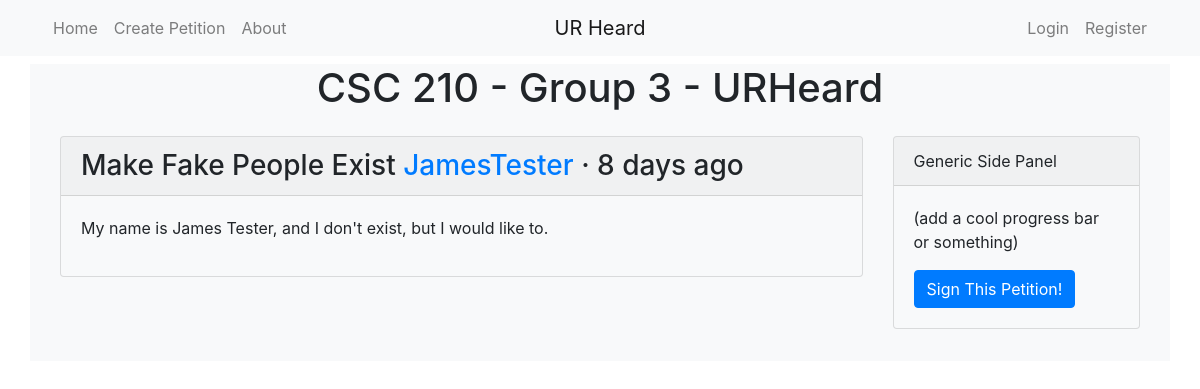
Screenshot of /petition/1 with the database file from the repository.
### models.py (models this page shows, shortened)
class Petition(db.Model):
	__tablename__ = 'petition'
	id = db.Column(db.Integer, primary_key=True)
	title = db.Column(db.String(80), nullable=False)
	body = db.Column(db.Text, nullable=False)
	author_id = db.Column(db.Integer, db.ForeignKey('user.id'), nullable=False)
	author = db.relationship('User', backref='petition')
	timestamp = db.Column(db.DateTime, default=datetime.utcnow)

class User(UserMixin, db.Model):
	__tablename__ = 'user'
	id = db.Column(db.Integer, primary_key=True)
	name = db.Column(db.String(50), nullable=False, unique=True, index=True)
	email = db.Column(db.String(50), unique=True, index=True)
	password_hash = db.Column(db.String(128))
	@property
	def password(self):
		raise AttributeError('password is not a readable attribute')
	petitions = db.relationship('Petition', backref='user')

### app.py (the view)
@app.route('/petition/<int:id>', methods=['GET', 'POST'])
def petition(id):
	petition = Petition.query.get_or_404(id)
	return render_template('petition.html', petition=petition)

### templates/petition.html (shortened to what this page needs)
{% extends "base.html" %}
{% block content %}
	<article class="container">
		<div class="row py-3">
			<div class="col-3 order-2" id="side-panel">
				<div class="sticky-top">
					<div class="card bg-light mb-3" style="max-width: 18rem;">
						<div class="card-header"> Generic Side Panel </div>
						<div class="card-body">
							<p> (add a cool progress bar or something)</p>
							<a href="#" class="btn btn-primary"> Sign This Petition! </a>
						</div>
					</div>
				</div>
			</div>
			<div class="col" id="main">
				<div class="card bg-light mb3" style="max-width: 100rem;">
					<heading>
						<h3 class="card-header"> {{petition.title}} <a href="user/{{petition.author_id}}">{{petition.author.name}}</a> &middot; {{ moment(petition.timestamp).fromNow() }}</h3>
					</heading>
					<div class="card-body">
						<p style="white-space: pre-wrap;">{{petition.body}}</p>
					</div>
				</div>
			</div>
		</div>
	</article>
{% endblock content %}

### rows the page displays
Petition: title "Make Fake People Exist", timestamp "8 days ago", body "My name is James Tester, and I don't exist, but I would like to."
User: author.name "JamesTester"

### other values shown
{{ render_nav_item('index', 'Home', use_li=True) }} "Home"
{{ render_nav_item('create', 'Create Petition', use_li=True) }} "Create Petition"
{{ render_nav_item('about', 'About', use_li=True) }} "About"
{{ render_nav_item('login', 'Login', use_li=True) }} "Login"
{{ render_nav_item('register', 'Register', use_li=True) }} "Register"
